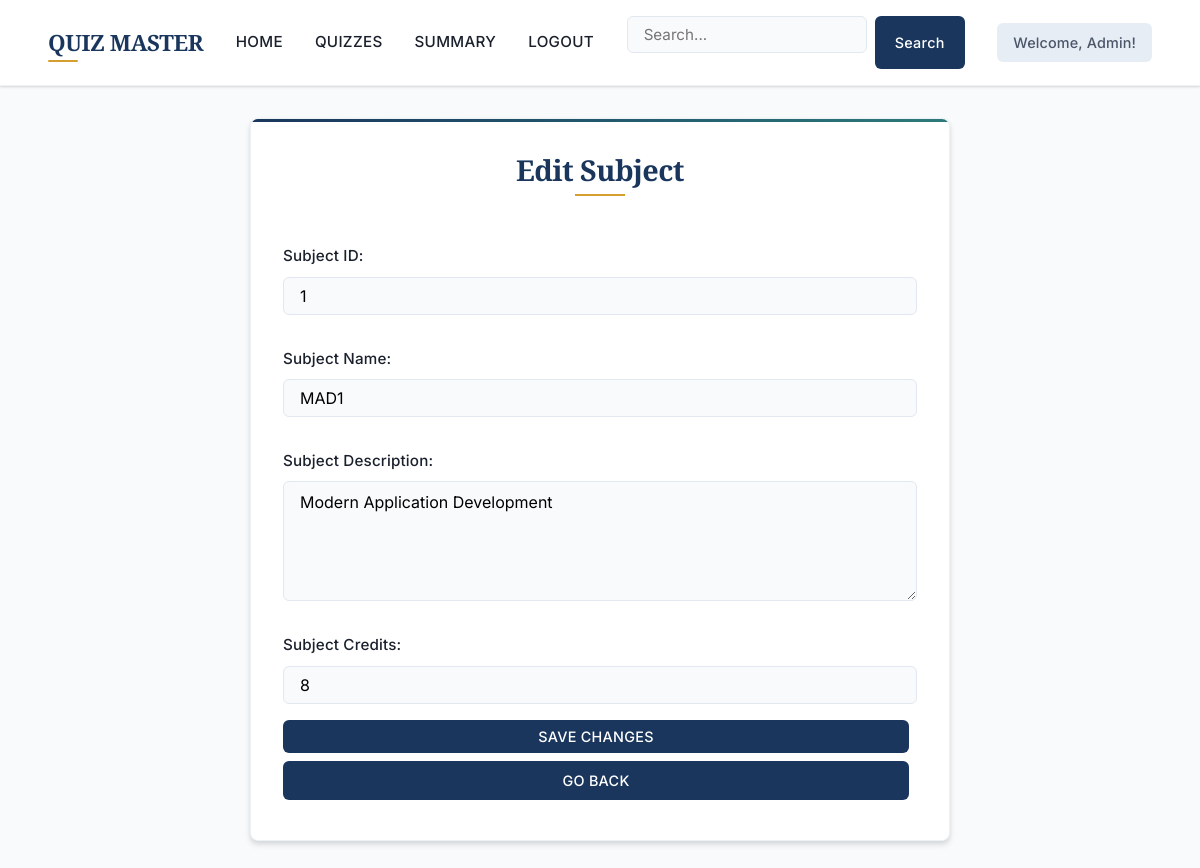
Page /editSubject/1 on the committed database.
### models/models.py (models this page shows)
class Subject(db.Model):
    __tablename__ = 'subject'
    subject_code = db.Column(db.Integer, primary_key = True)
    subject_name = db.Column(db.String, nullable = False)
    credit = db.Column(db.Integer, nullable = False)
    description = db.Column(db.String, nullable = False)
    chapters = db.relationship('Chapter', cascade = 'all,delete', backref = 'subject', lazy = True)

### controllers/controllers.py (the view, shortened to what this page needs)
@app.route("/editSubject/<subject_code>", methods = ["GET", "POST"])
def edit_subject(subject_code):
    name = session.get("username")
    ob = get_subjectDetails(subject_code)
    return render_template("add_edit_subject.html", subject = ob, add_subject = False)

### controllers/controllers.py (called while the page is built)
def get_subjectDetails(subject_code):       # USED IN MILESTONE 3
    subject = Subject.query.filter_by(subject_code = subject_code).first()
    return subject

### templates/add_edit_subject.html
{% extends "admin_layout.html" %}
{% block content %}
<div class="form-container">
    {% if add_subject %}
    <h1>Add New Subject</h1>
    <form class="add-form" , action="/addSubject" method="POST">
        <label for="subject_id">Subject ID:</label>
        <input type="text" id="subject_id" name="subject_id" placeholder="Enter subject ID" required>
        <label for="subject_name">Subject Name:</label>
        <input type="text" id="subject_name" name="subject_name" placeholder="Enter subject name" required>
        <label for="subject_description">Subject Description:</label>
        <textarea id="subject_description" name="subject_description"
            placeholder="Enter subject description"></textarea>
        <label for="credits">Subject Credits:</label>
        <input type="number" id="credits" name="credits" placeholder="Enter subject credits" required>
        <button type="submit" class="btn">Add Subject</button>
        <a href="/admin" class="btn">Go back</a>
    </form>
    {% else %}
    <h1>Edit Subject</h1>
    <form class="edit-form" action="/editSubject/{{subject.subject_code}}" method="POST">
        <label for="subject-id">Subject ID:</label>
        <input type="text" id="subject-id" name="subject-id" value="{{subject.subject_code}}" required>
        <label for="subject-name">Subject Name:</label>
        <input type="text" id="subject-name" name="subject-name" value="{{subject.subject_name}}" required>
        <label for="subject-description">Subject Description:</label>
        <textarea id="subject-description" name="subject-description"
            default="{{subject.description}}">{{subject.description}}</textarea>
        <label for="credits">Subject Credits:</label>
        <input type="number" id="credits" name="credits" value="{{subject.credit}}" required>
        <button type="submit" class="btn">Save changes</button>
        <a href="/admin" class="btn">Go back</a>
    </form>
    {% endif %}
</div>
{% endblock %}

### rows in the picture
Subject: subject-id "1", subject-name "MAD1", subject-description "Modern Application Development", credits "8"
